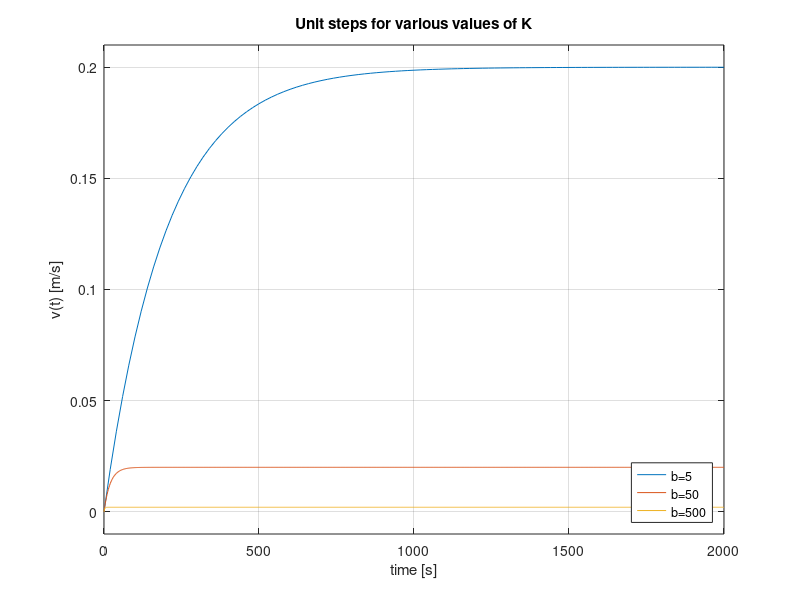

Recreate this plot in MATLAB.
if exist('OCTAVE_VERSION', 'builtin')
    pkg load control;
end

m = 1000;

b1 = 5;
b2 = 50;
b3 = 500;

s = tf('s');
cruise_1 = 1/(m*s+b1);
cruise_2 = 1/(m*s+b2);
cruise_3 = 1/(m*s+b3);

figure;
hold on;
step(cruise_1, cruise_2, cruise_3)
xlabel('time [s]');
ylabel('v(t) [m/s]');
title('Unit steps for various values of K');
legend('b=5', 'b=50', 'b=500', 'location', 'southeast');
hold off;
